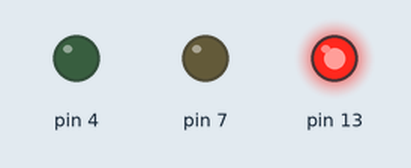
Recording of a sketch running on a simulated Arduino Uno, built with avr-gcc and run on an emulated ATmega328P. On the bench: output pins drawn as LEDs (lit = HIGH).

Above: at 0.5 s.
At 3.0 s:
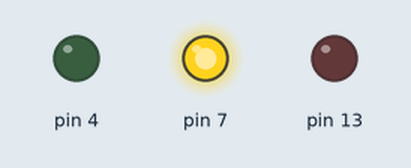
At 7.5 s:
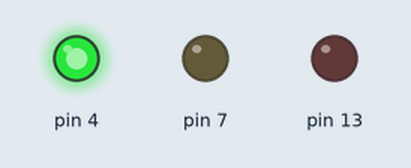
At 10.5 s:
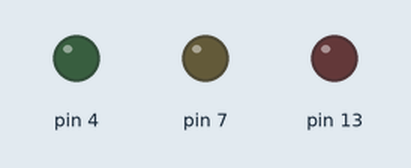
Timing chart, 0 to 15.6 s (numbered marks = the images above):
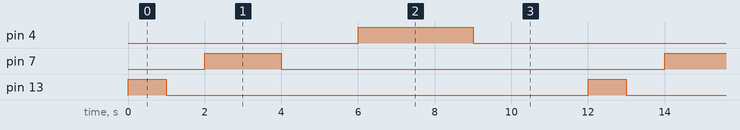

Measured:
- by itself, pin 4: alternates HIGH for 3.0 s and LOW for 9.0 s
- by itself, pin 7: alternates HIGH for 2.0 s and LOW for 10.0 s
- by itself, pin 13: alternates HIGH for 1.0 s and LOW for 11.0 s

The sketch:

sketch.ino
```cpp
void setup() {
  pinMode(13, OUTPUT);
  pinMode(7, OUTPUT);
  pinMode(4, OUTPUT);
}

void loop() {
digitalWrite(13, HIGH);
delay(1000);
digitalWrite(13, LOW);
delay(1000);
digitalWrite(7, HIGH);
delay(2000);
digitalWrite(7, LOW);
delay(2000);
digitalWrite(4, HIGH);
delay(3000);
digitalWrite(4, LOW);
delay(3000);
}
```
